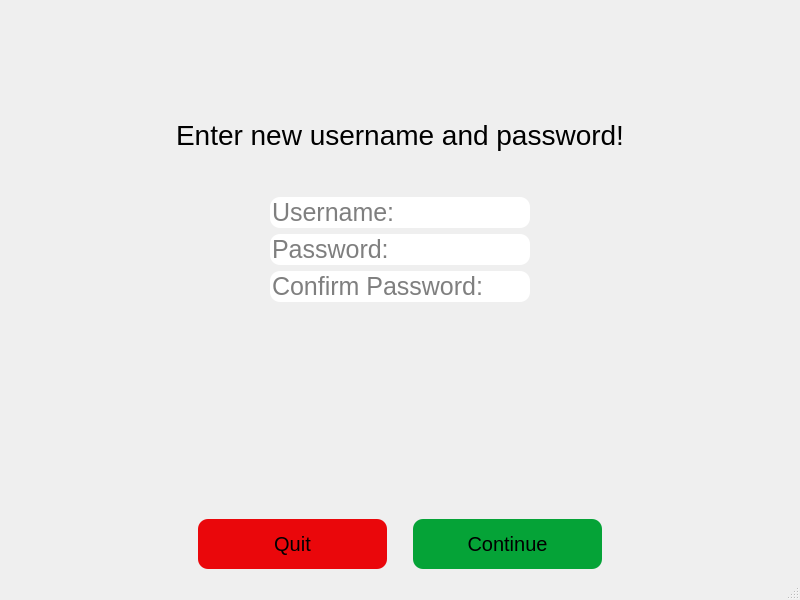
<?xml version="1.0" encoding="UTF-8"?>
<ui version="4.0">
 <class>MainWindow</class>
 <widget class="QMainWindow" name="MainWindow">
  <property name="geometry">
   <rect>
    <x>0</x>
    <y>0</y>
    <width>800</width>
    <height>600</height>
   </rect>
  </property>
  <property name="windowTitle">
   <string>MainWindow</string>
  </property>
  <widget class="QWidget" name="centralwidget">
   <layout class="QVBoxLayout" name="verticalLayout">
    <item>
     <layout class="QVBoxLayout" name="verticalLayout_11">
      <item>
       <spacer name="verticalSpacer_5">
        <property name="orientation">
         <enum>Qt::Vertical</enum>
        </property>
        <property name="sizeType">
         <enum>QSizePolicy::MinimumExpanding</enum>
        </property>
        <property name="sizeHint" stdset="0">
         <size>
          <width>20</width>
          <height>110</height>
         </size>
        </property>
       </spacer>
      </item>
      <item>
       <widget class="QLabel" name="SignUpLabel">
        <property name="font">
         <font>
          <pointsize>21</pointsize>
         </font>
        </property>
        <property name="text">
         <string>Enter new username and password!</string>
        </property>
        <property name="alignment">
         <set>Qt::AlignCenter</set>
        </property>
       </widget>
      </item>
      <item>
       <spacer name="verticalSpacer_11">
        <property name="orientation">
         <enum>Qt::Vertical</enum>
        </property>
        <property name="sizeHint" stdset="0">
         <size>
          <width>20</width>
          <height>40</height>
         </size>
        </property>
       </spacer>
      </item>
      <item>
       <layout class="QHBoxLayout" name="horizontalLayout_12">
        <item>
         <spacer name="horizontalSpacer_27">
          <property name="orientation">
           <enum>Qt::Horizontal</enum>
          </property>
          <property name="sizeType">
           <enum>QSizePolicy::MinimumExpanding</enum>
          </property>
          <property name="sizeHint" stdset="0">
           <size>
            <width>20</width>
            <height>20</height>
           </size>
          </property>
         </spacer>
        </item>
        <item>
         <widget class="QLineEdit" name="SignUpUsername">
          <property name="sizePolicy">
           <sizepolicy hsizetype="Expanding" vsizetype="Fixed">
            <horstretch>0</horstretch>
            <verstretch>0</verstretch>
           </sizepolicy>
          </property>
          <property name="maximumSize">
           <size>
            <width>1000</width>
            <height>16777215</height>
           </size>
          </property>
          <property name="font">
           <font>
            <pointsize>19</pointsize>
           </font>
          </property>
          <property name="styleSheet">
           <string notr="true">border-radius: 10px;</string>
          </property>
          <property name="alignment">
           <set>Qt::AlignLeading|Qt::AlignLeft|Qt::AlignVCenter</set>
          </property>
          <property name="placeholderText">
           <string>Username:</string>
          </property>
         </widget>
        </item>
        <item>
         <spacer name="horizontalSpacer_28">
          <property name="orientation">
           <enum>Qt::Horizontal</enum>
          </property>
          <property name="sizeType">
           <enum>QSizePolicy::MinimumExpanding</enum>
          </property>
          <property name="sizeHint" stdset="0">
           <size>
            <width>20</width>
            <height>20</height>
           </size>
          </property>
         </spacer>
        </item>
       </layout>
      </item>
      <item>
       <layout class="QHBoxLayout" name="horizontalLayout_13">
        <item>
         <spacer name="horizontalSpacer_29">
          <property name="orientation">
           <enum>Qt::Horizontal</enum>
          </property>
          <property name="sizeType">
           <enum>QSizePolicy::MinimumExpanding</enum>
          </property>
          <property name="sizeHint" stdset="0">
           <size>
            <width>20</width>
            <height>20</height>
           </size>
          </property>
         </spacer>
        </item>
        <item>
         <widget class="QLineEdit" name="SignUpPassword">
          <property name="sizePolicy">
           <sizepolicy hsizetype="Expanding" vsizetype="Fixed">
            <horstretch>0</horstretch>
            <verstretch>0</verstretch>
           </sizepolicy>
          </property>
          <property name="font">
           <font>
            <pointsize>19</pointsize>
           </font>
          </property>
          <property name="styleSheet">
           <string notr="true">border-radius: 10px;</string>
          </property>
          <property name="echoMode">
           <enum>QLineEdit::Password</enum>
          </property>
          <property name="placeholderText">
           <string>Password:</string>
          </property>
         </widget>
        </item>
        <item>
         <spacer name="horizontalSpacer_30">
          <property name="orientation">
           <enum>Qt::Horizontal</enum>
          </property>
          <property name="sizeType">
           <enum>QSizePolicy::MinimumExpanding</enum>
          </property>
          <property name="sizeHint" stdset="0">
           <size>
            <width>20</width>
            <height>20</height>
           </size>
          </property>
         </spacer>
        </item>
       </layout>
      </item>
      <item>
       <layout class="QHBoxLayout" name="horizontalLayout_15">
        <item>
         <spacer name="horizontalSpacer_36">
          <property name="orientation">
           <enum>Qt::Horizontal</enum>
          </property>
          <property name="sizeType">
           <enum>QSizePolicy::MinimumExpanding</enum>
          </property>
          <property name="sizeHint" stdset="0">
           <size>
            <width>20</width>
            <height>20</height>
           </size>
          </property>
         </spacer>
        </item>
        <item>
         <widget class="QLineEdit" name="SignUpConfimPassword_4">
          <property name="sizePolicy">
           <sizepolicy hsizetype="Expanding" vsizetype="Fixed">
            <horstretch>0</horstretch>
            <verstretch>0</verstretch>
           </sizepolicy>
          </property>
          <property name="font">
           <font>
            <pointsize>19</pointsize>
           </font>
          </property>
          <property name="styleSheet">
           <string notr="true">border-radius: 10px;</string>
          </property>
          <property name="echoMode">
           <enum>QLineEdit::Password</enum>
          </property>
          <property name="placeholderText">
           <string>Confirm Password:</string>
          </property>
         </widget>
        </item>
        <item>
         <spacer name="horizontalSpacer_37">
          <property name="orientation">
           <enum>Qt::Horizontal</enum>
          </property>
          <property name="sizeType">
           <enum>QSizePolicy::MinimumExpanding</enum>
          </property>
          <property name="sizeHint" stdset="0">
           <size>
            <width>20</width>
            <height>20</height>
           </size>
          </property>
         </spacer>
        </item>
       </layout>
      </item>
     </layout>
    </item>
    <item>
     <spacer name="verticalSpacer_6">
      <property name="orientation">
       <enum>Qt::Vertical</enum>
      </property>
      <property name="sizeHint" stdset="0">
       <size>
        <width>20</width>
        <height>112</height>
       </size>
      </property>
     </spacer>
    </item>
    <item>
     <layout class="QHBoxLayout" name="horizontalLayout_5">
      <item>
       <spacer name="horizontalSpacer_31">
        <property name="orientation">
         <enum>Qt::Horizontal</enum>
        </property>
        <property name="sizeHint" stdset="0">
         <size>
          <width>40</width>
          <height>20</height>
         </size>
        </property>
       </spacer>
      </item>
      <item>
       <widget class="QPushButton" name="SignUpQuitbtn">
        <property name="sizePolicy">
         <sizepolicy hsizetype="Expanding" vsizetype="Preferred">
          <horstretch>0</horstretch>
          <verstretch>0</verstretch>
         </sizepolicy>
        </property>
        <property name="maximumSize">
         <size>
          <width>16777215</width>
          <height>50</height>
         </size>
        </property>
        <property name="font">
         <font>
          <pointsize>15</pointsize>
         </font>
        </property>
        <property name="styleSheet">
         <string notr="true">background-color: rgb(234, 7, 11);
border-radius: 10px;</string>
        </property>
        <property name="text">
         <string>Quit</string>
        </property>
       </widget>
      </item>
      <item>
       <spacer name="horizontalSpacer_32">
        <property name="orientation">
         <enum>Qt::Horizontal</enum>
        </property>
        <property name="sizeType">
         <enum>QSizePolicy::Minimum</enum>
        </property>
        <property name="sizeHint" stdset="0">
         <size>
          <width>20</width>
          <height>20</height>
         </size>
        </property>
       </spacer>
      </item>
      <item>
       <widget class="QPushButton" name="SignUpContinuebtn">
        <property name="sizePolicy">
         <sizepolicy hsizetype="Expanding" vsizetype="Expanding">
          <horstretch>0</horstretch>
          <verstretch>0</verstretch>
         </sizepolicy>
        </property>
        <property name="maximumSize">
         <size>
          <width>16777215</width>
          <height>50</height>
         </size>
        </property>
        <property name="font">
         <font>
          <pointsize>15</pointsize>
         </font>
        </property>
        <property name="styleSheet">
         <string notr="true">background-color: rgb(5, 163, 55);
border-radius: 10px;</string>
        </property>
        <property name="text">
         <string>Continue</string>
        </property>
       </widget>
      </item>
      <item>
       <spacer name="horizontalSpacer_33">
        <property name="orientation">
         <enum>Qt::Horizontal</enum>
        </property>
        <property name="sizeHint" stdset="0">
         <size>
          <width>40</width>
          <height>20</height>
         </size>
        </property>
       </spacer>
      </item>
     </layout>
    </item>
   </layout>
  </widget>
  <widget class="QMenuBar" name="menubar">
   <property name="geometry">
    <rect>
     <x>0</x>
     <y>0</y>
     <width>800</width>
     <height>30</height>
    </rect>
   </property>
  </widget>
  <widget class="QStatusBar" name="statusbar"/>
 </widget>
 <resources/>
 <connections/>
</ui>
